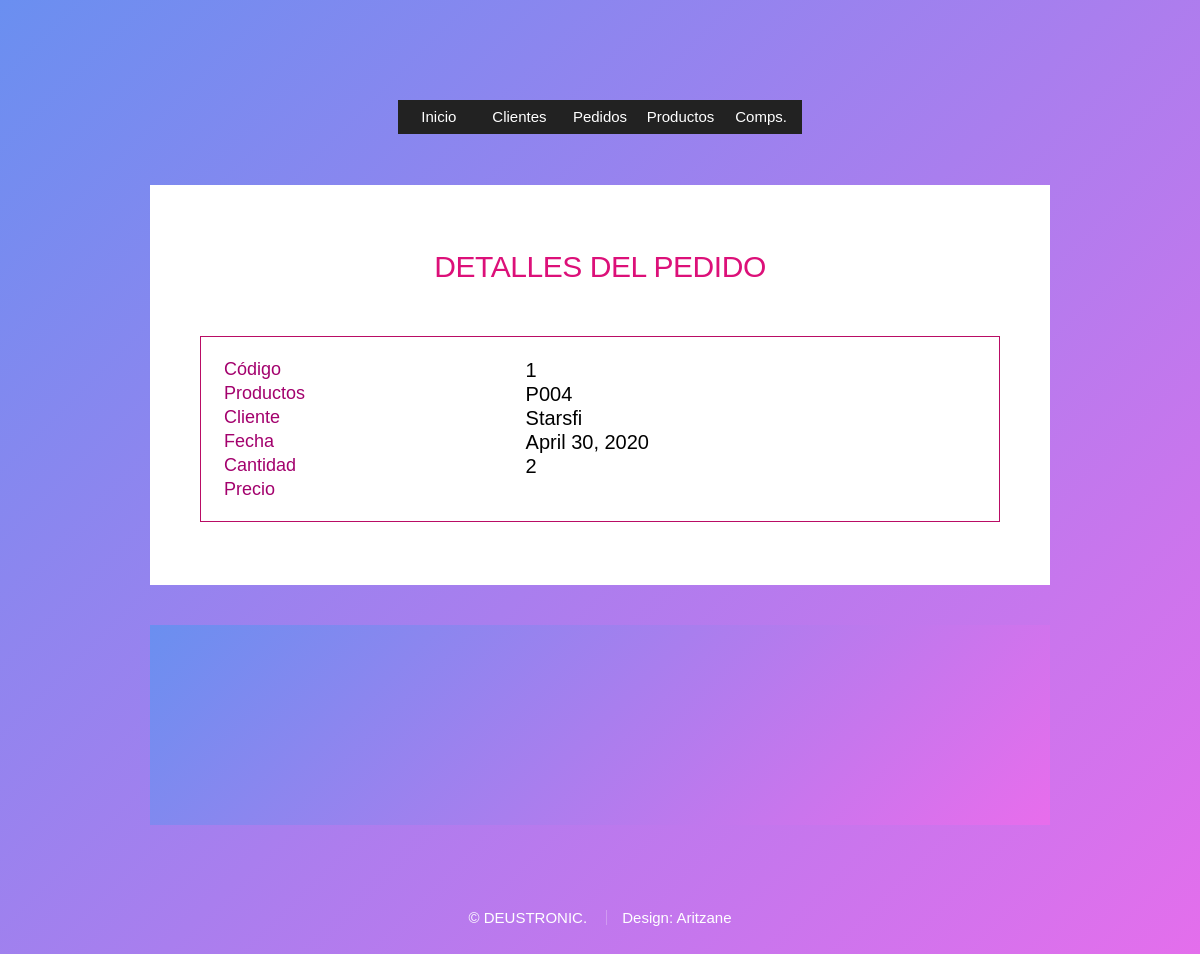
Page /miApp/pedidos/6/ on the committed database.
### miApp/models.py (models this page shows, shortened)
class Pedido(models.Model):
    codigo = models.CharField(max_length=20)
    fecha = models.DateField()
    datos_cliente = models.ForeignKey(Cliente, on_delete= models.CASCADE)
    productos = models.ManyToManyField(Productos)
    cantidad = models.IntegerField()
    precio_total = models.IntegerField()

class Productos(models.Model):
    referencia = models.CharField(max_length=50)
    precio = models.IntegerField()
    nombre = models.CharField(max_length=30)
    descripcion = models.CharField(max_length=100)
    categoria = models.CharField(max_length=40) #DICCIONARIO DE CATEGORIAS(?
    tipo_componentes = models.ManyToManyField(Componente)

class Cliente (models.Model):
    CIF = models.CharField(max_length=9)
    empresa = models.CharField(max_length=30)
    telefono = models.IntegerField()

### miApp/views.py (the view)
# urls.py: path('pedidos/<int:pk>/', views.PedidoDetailView.as_view(), name='pedidodetalle'),
class PedidoDetailView(DetailView):
    model = Pedido
    template_name = 'pedido_detalle.html'
    def get_context_data(self, **kwargs):
        context = super(PedidoDetailView, self).get_context_data(**kwargs)
        context['titulo_pagina'] = 'Detalles del pedido'
        return context

### miApp/templates/pedido_detalle.html (shortened to what this page needs)
{% extends "base.html" %}
{% load static %}
{% block intro %}
  <table class="tabla">
                    <tr>
                        <th>Código</th>
                        <td>{{pedido.codigo}}</td>
                    </tr>
                    <tr>
                        <th>Productos</th>
                      {% for ped in object.productos.all %}
                    <td>{{ ped.referencia }}</td>
                            {% endfor %}
                    </tr>
                    <tr>
                        <th>Cliente</th>
                        <td>{{pedido.datos_cliente.empresa}}</td>
                    </tr>
                    <tr>
                        <th>Fecha</th>
                        <td>{{pedido.fecha}}</td>
                    </tr>
                    <tr>
                        <th>Cantidad</th>
                        <td>{{pedido.cantidad}}</td>
                    </tr>
                    <tr>
                        <th>Precio</th>
                        <td>{{pedido.precio}}</td>
                    </tr>
    </table>
{% endblock intro %}

### miApp/templates/pedido_detalle.html (style rules this page uses)
.tabla { border: 1px solid #B90C65; padding: 20px; }
th { float: left; font-weight:bolder; color: #A3016D ; font-size: 18px; }

### miApp/templates/base.html (style rules this page uses)
html { box-sizing: border-box; }
*, *:before, *:after { box-sizing: inherit; }
body { background-image: url("images/overlay.png"), url("images/bg.jpg"); background-repeat: repeat, no-repeat; background-size: auto, 100% 100%; background-attachment: fixed; overflow-y: scroll; }
body.is-preload *, body.is-preload *:before, body.is-preload *:after { -moz-animation: none !important; -webkit-animation: none !important; -ms-animation: none !important; animation: none !important; -moz-transition: none !important; -webkit-transition: none !important; -ms-transition: none !important; transition: none !important; }
body, input, select { font-family: 'Source Sans Pro', sans-serif; font-weight: 300; color: #777777; font-size: 20pt; line-height: 1.75em; }
@media screen and (max-width: 1680px) { body, input, textarea, select { font-size: 15pt; } }
table { width: 100%; }
body { line-height: 1; background:linear-gradient(135deg, #6A8FF0 0%, #E86DEC 100%) ; }
.row.aln-right, { justify-content: flex-end; }

### rows in the picture
Pedido: codigo "1", datos_cliente.empresa "Starsfi", fecha "April 30, 2020", cantidad "2"
Productos: referencia "P004"

### other values in the picture
{{ titulo_pagina }} "DETALLES DEL PEDIDO"
